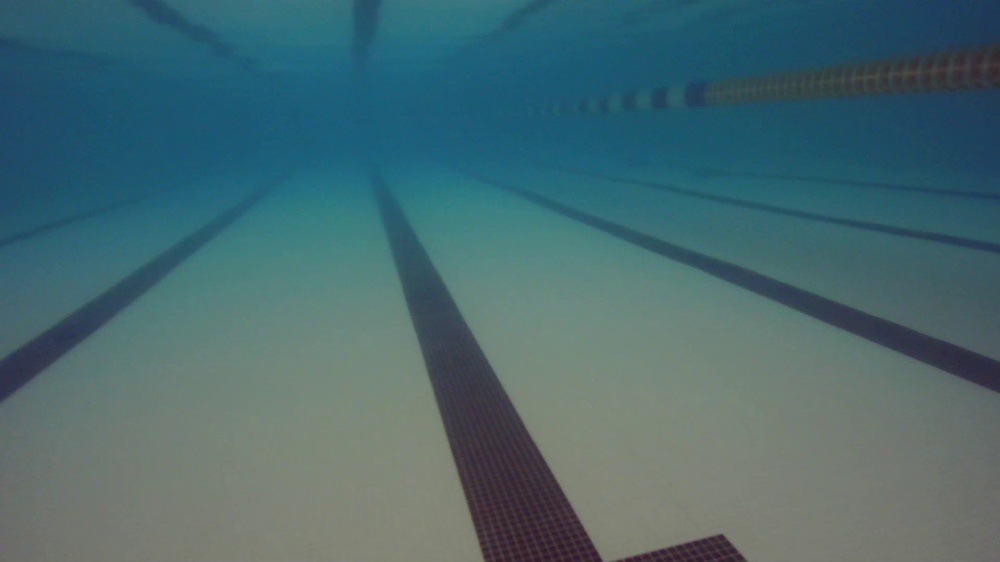
#> input picture rov_pool.jpg, 1000 x 562 px, shrunk from 1920 x 1080 before the run
$ jupyter execute --allow-errors test.ipynb
#> lines starting #> are read from the running program, lines starting #| are printed output that depends on the picture; after the words box and inside, x2 and y2 are one past the last pixel; in counts of white or black regions, pixels touching at a corner belong together; pictures that were not available may be replaced by others from this repository, and a replacement may not be noted
[cell 1]
import cv2
import numpy as np
import matplotlib.pyplot as plt
from dt_apriltags import Detector

[cell 2]
img = cv2.imread('rov_pool.jpg')
#> img is the input picture: shape (562, 1000, 3); mean B, G, R 110.9, 105.5, 72.6

[cell 3]
"""cv2.line(img, (0, 0), (100, 100), (255, 0, 0), 5)
cv2.rectangle(img, (0, 0), (100, 100), (0, 255, 0), 5)
cv2.circle(img, (50, 50), 50, (0, 0, 255), 5)

#POLYGON
pts = np.array([[10, 5], [20, 30], [70, 20], [50, 10]], np.int32)
pts = pts.reshape((-1, 1, 2))
cv2.polylines(img, [pts], True, (0, 255, 255), 5)

cv2.putText(img, 'Hello World!', (0, 130), cv2.FONT_HERSHEY_SIMPLEX, 1, (255, 255, 255), 2, cv2.LINE_AA)

plt.imshow(img)"""

[cell 4]
"""at_detector = Detector(families='tag36h11',
                       nthreads=1,
                       quad_decimate=1.0,
                       quad_sigma=0.0,
                       refine_edges=1,
                       decode_sharpening=0.25,
                       debug=0)
tags = at_detector.detect(img, estimate_tag_pose=False, camera_params=None, tag_size=None)
color_img = cv2.cvtColor(img, cv2.COLOR_GRAY2RGB)
for tag in tags:
    for idx in range(len(tag.corners)):
        cv2.line(color_img, tuple(tag.corners[idx - 1, :].astype(int)), tuple(tag.corners[idx, :].astype(int)), (0, 255, 0))

    cv2.putText(color_img, str(tag.tag_id),
                org=(tag.corners[0, 0].astype(int) + 10, tag.corners[0, 1].astype(int) + 10),
                fontFace=cv2.FONT_HERSHEY_SIMPLEX,
                fontScale=0.8,
                color=(0, 0, 255))
plt.imshow(img)"""

[cell 5]
def ret_gray(img):
    gray = cv2.cvtColor(img, cv2.COLOR_BGR2GRAY)
    plt.imshow(gray)
    return gray

[cell 6]
 # convert to grayscale
def ret_edges(gray, threshold1=60, threshold2=100, apertureSize=3):
    edges = cv2.Canny(gray, threshold1, threshold2, apertureSize=apertureSize) # detect edges
    plt.imshow(edges)
    return edges

[cell 7]
def ret_lines(edges, minLineLength=500, maxLineGap=20):
        lines = cv2.HoughLinesP(
                edges,
                1,
                np.pi/360,
                80,
                minLineLength=minLineLength,
                maxLineGap=maxLineGap,
        ) # detect lines
        return lines

[cell 8]
"""x1, y1, x2, y2 = lines[0][0]
slope = (y2-y1)/(x2-x1)
slopes.append(slope)
cv2.line(img, (x1, y1), (x2, y2), (0, 255, 0), 2)
cv2.putText(img, str(slope), (x1, y1), cv2.FONT_HERSHEY_SIMPLEX, 1, (255, 255, 255), cv2.LINE_4)"""

[cell 9]
def get_lines(img, lines):
    slopes = []
    y_intercepts = []
    newLines = []

    for i in range(len(lines)):
        x1, y1, x2, y2 = lines[i][0]

        slope = (y2-y1)/(x2-x1)
        slopes.append(slope)

        y_intercept = y1 - (x1*slope)
        y_intercepts.append(y_intercept)

        slopes.sort()
        y_intercepts.sort()
        closeto = False

        for j in range(1, len(slopes)):
            ratio = (slopes[j-1]/slope, (y_intercepts[j-1]/y_intercept))
            if ratio[0] > 0.95 and ratio[1] > 0.95:
                slopes.remove(slope)
                closeto = True
                break
        if not closeto:
            newLines.append(lines[i])
            #cv2.line(img, (x1, y1), (x2, y2), (0, 255, 0), 2)
            #cv2.putText(img, str(slope), (x1, y1), cv2.FONT_HERSHEY_SIMPLEX, 1, (255, 255, 255), cv2.LINE_4)
            closeto = False
    return  newLines

[cell 10]
def detect_lines(img, threshold1=50, threshold2=150, apertureSize=3, minLineLength=100, maxLineGap=10):
    gray = ret_gray(img)
    edges = ret_edges(gray, threshold1, threshold2, apertureSize)
    lines = ret_lines(edges, minLineLength, maxLineGap)
    lineList = get_lines(img, lines)
    return lineList

[cell 11]
def draw_lines(img, lines, color=(0, 255, 0)):
    for line in lines:
        x1, y1, x2, y2 = line[0]
        slope = (y2-y1)/(x2-x1)
        cv2.line(img, (x1, y1), (x2, y2), color, 2)
        cv2.putText(img, str(slope), (x1, y1), cv2.FONT_HERSHEY_SIMPLEX, 2, color, cv2.LINE_4)
    plt.imshow(img)
    return img

[cell 12]
def get_slopes_intercepts(lines):
    slopes = []
    x_intercepts = []
    for line in lines:
        x1, y1, x2, y2 = line[0]

        slope = (y2-y1)/(x2-x1)
        slopes.append(slope)

        x_intercept = -(y1 - (x1*slope))/slope
        x_intercepts.append(x_intercept)

    return slopes, x_intercepts

[cell 13]
def detect_lanes(lines):
    lanes = []
    slopes, x_intercepts = get_slopes_intercepts(lines)
    for i in range(1, len(slopes)):
        ratio = (slopes[i-1]/slopes[i], x_intercepts[i-1]/x_intercepts[i])
        if(ratio < (0.95, 0.95) and ratio > (0.8, 0.8)):
            lanes.append([slopes[i-1], slopes[i]])
    return lanes

[cell 14]
def draw_lanes(img, lanes):
    colors = [(255, 0, 0), (0, 255, 0), (0, 0, 255), (255, 255, 255), (0, 0, 0), (255, 255, 0), (0, 255, 255), (255, 0, 255)]
    count = 0
    for lane in lanes:
        x1a, y1a, x2a, y2a = lane[0][0]
        slope = (y2a-y1a)/(x2a-x1a)
        cv2.line(img, (x1a, y1a), (x2a, y2a), colors[count], 2)
        cv2.putText(img, str(slope), (x1a, y1a), cv2.FONT_HERSHEY_SIMPLEX, 1, colors[count], cv2.LINE_4)


        x1b, y1b, x2b, y2b = lane[0][1]
        slope = (y2b-y1b)/(x2b-x1b)
        cv2.line(img, (x1b, y1a), (x2b, y2b), colors[count], 2)
        cv2.putText(img, str(slope), (x1b, y1b), cv2.FONT_HERSHEY_SIMPLEX, 1, colors[count], cv2.LINE_4)
        count+=1
    plt.show()

[cell 15]
img = cv2.imread('lanes.png')
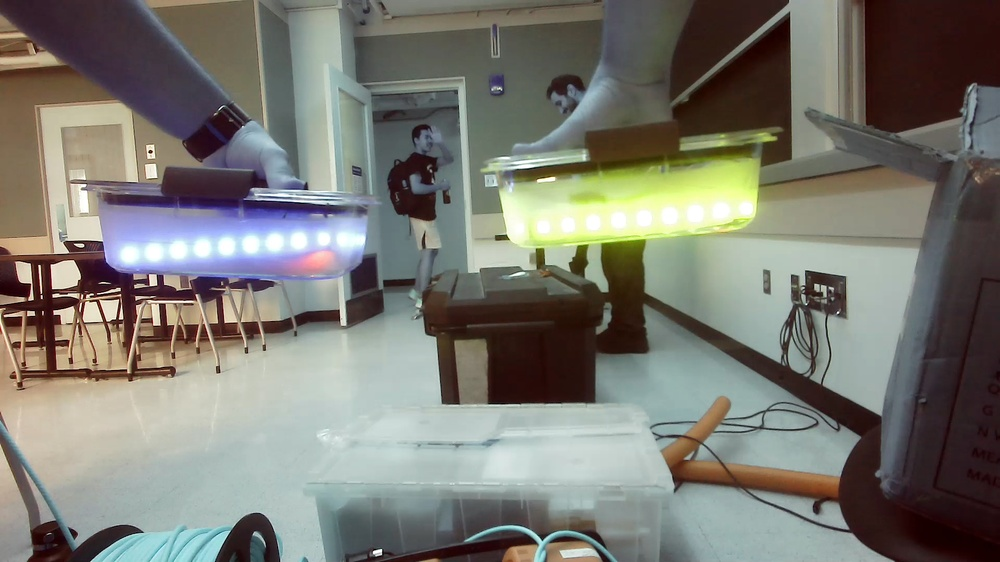
#> input picture image.jpg, 1000 x 562 px, shrunk from 1920 x 1080 before the run, given in place of lanes.png, which was not available
#> img is the input picture: shape (562, 1000, 3); mean B, G, R 113.5, 121.2, 122

lines = detect_lines(img, 30, 40, 3, 150, 10)
#> in ret_gray, `gray = cv2.cvtColor(img, cv2.COLOR_BGR2GRAY)`:
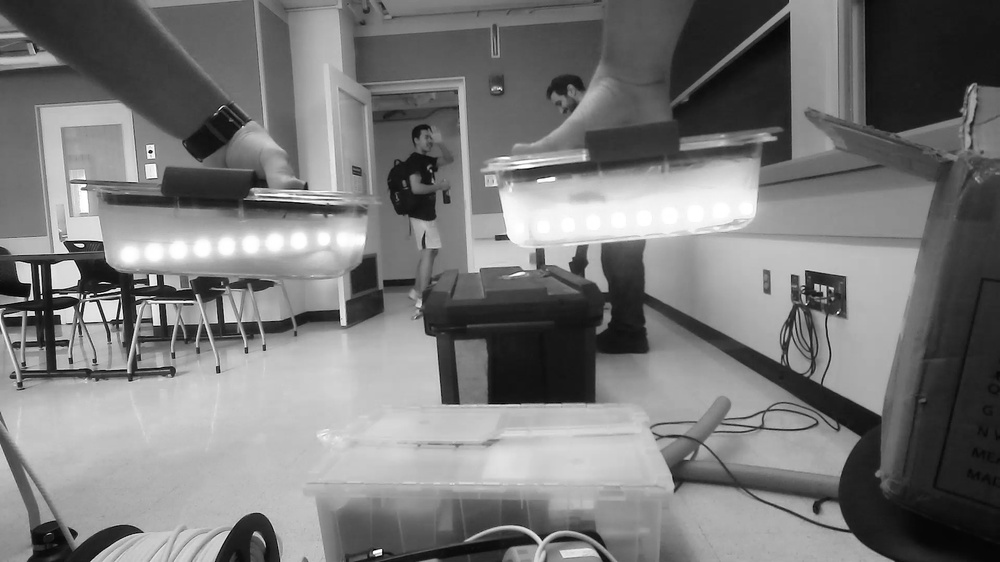
#> gray: shape (562, 1000); min 0, max 255, mean 120.6
#> in ret_edges, `edges = cv2.Canny(gray, threshold1, threshold2, apertureSize=apertureS..`:
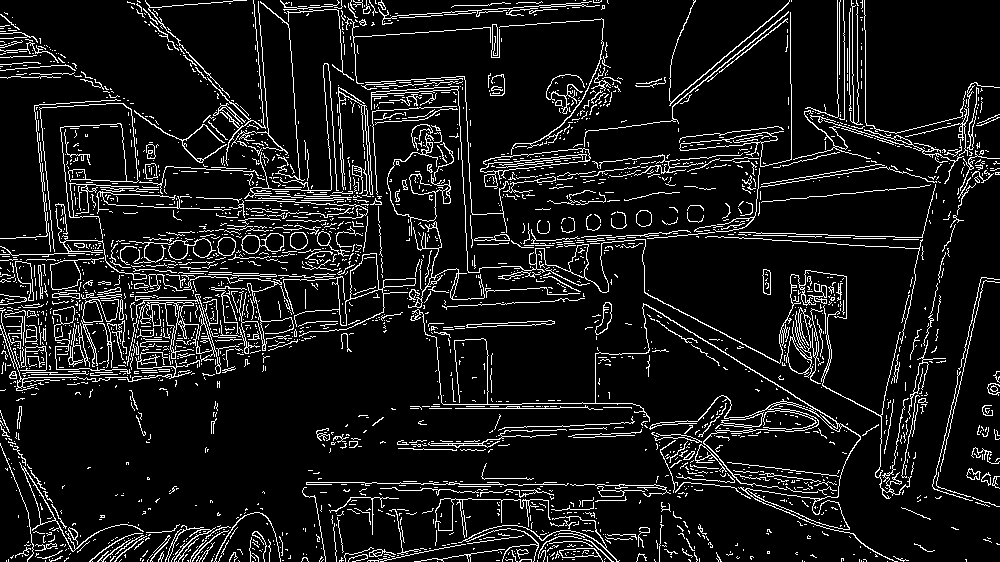
#> edges: shape (562, 1000); 9.6% white in thin lines or dots
#> in ret_lines, `lines = cv2.HoughLinesP( edges, 1, np.pi/360, 80, minLineLength=minLin..`: lines = 21 rows, first 6: [646, 304, 858, 434], [421, 484, 604, 484], [645, 293, 913, 433], [763, 239, 922, 249], [384, 17, 607, 1], [444, 30, 603, 19]
#> the loop in get_lines, `for i in range(len(lines)):` made 21 passes
#> (x1, y1, x2, y2, slope, y_intercept) on passes 1 to 12: (646, 304, 858, 434, 0.613, -92.13), (421, 484, 604, 484, 0, 484), (645, 293, 913, 433, 0.522, -43.94), (763, 239, 922, 249, 0.0629, 191), (384, 17, 607, 1, -0.0717, 44.55), (444, 30, 603, 19, -0.0692, 60.72), (17, 384, 261, 325, -0.242, 388.1), (728, 205, 907, 187, -0.101, 278.2), (61, 328, 251, 290, -0.2, 340.2), (1, 315, 182, 272, -0.238, 315.2), (661, 454, 840, 476, 0.123, 372.8), (73, 328, 265, 289, -0.203, 342.8)
#> after the loop in get_lines, `for i in range(len(lines)):`: newLines = 18 items, first 6: [[646, 304, 858, 434]], [[421, 484, 604, 484]], [[763, 239, 922, 249]], [[384, 17, 607, 1]], [[444, 30, 603, 19]], [[17, 384, 261, 325]]; slopes = [-4.33, -4.27, -4.15, -0.242, -0.238, -0.203, -0.2, -0.101, -0.0717, -0.0692, -0.0333, 0, 0.0629, 0.52, 0.613, 0.613, 14.31, 16.18]; y_intercepts = [-7297.9, -4103.3, -92.13, -91.1, -43.94, -43.17, 44.28, 44.55, 60.72, 191, 278.2, 315.2, 340.2, 342.8, 372.8, 388.1, 444.5, 484, 4067, 4461.3, 4534.3]
#> in detect_lines, `lineList = get_lines(img, lines)`: lineList has the same summary as newLines in get_lines
#> lines has the same summary as newLines in get_lines
print(lines)
#> (printed output is left out)
draw_lines(img, lines)
#> the loop in draw_lines, `for line in lines:` made 18 passes
#> (x1, y1, x2, y2, slope) on passes 1 to 12: (646, 304, 858, 434, 0.613), (421, 484, 604, 484, 0), (763, 239, 922, 249, 0.0629), (384, 17, 607, 1, -0.0717), (444, 30, 603, 19, -0.0692), (17, 384, 261, 325, -0.242), (728, 205, 907, 187, -0.101), (61, 328, 251, 290, -0.2), (1, 315, 182, 272, -0.238), (73, 328, 265, 289, -0.203), (287, 3, 300, 189, 14.31), (932, 486, 981, 277, -4.27)
#> after the loop in draw_lines, `for line in lines:`:
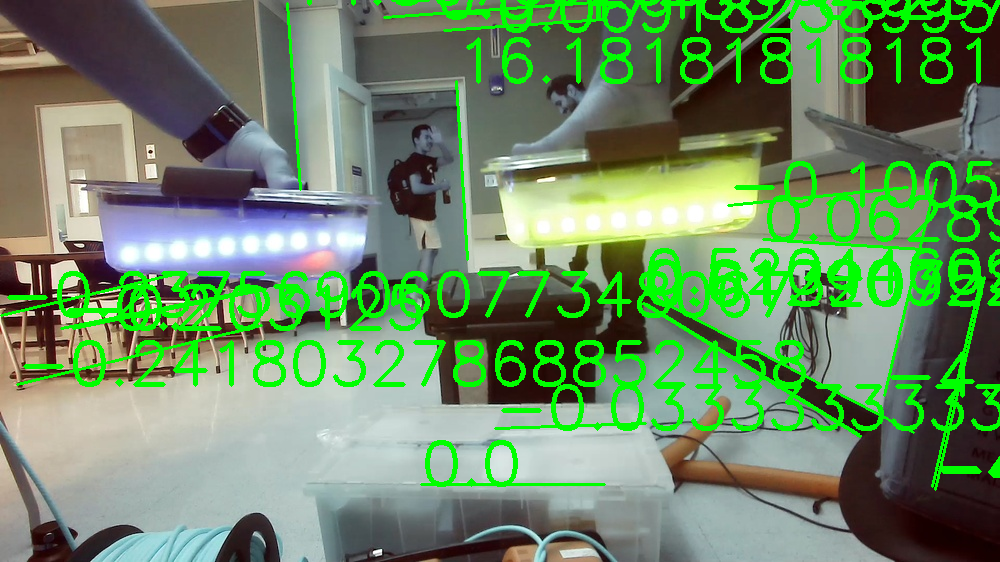
#> img: shape (562, 1000, 3); 12.22% of pixels changed, all inside (x1, y1, x2, y2) = (0, 0, 1000, 491)
plt.show()
#> figure, not shown here; B, G, R data is drawn as R, G, B
img2 = cv2.imread('lanes.png')
lanes = detect_lanes(lines)
#> the loop in get_slopes_intercepts, `for line in lines:` made 18 passes
#> (x1, y1, x2, y2, slope, x_intercept) on passes 1 to 12: (646, 304, 858, 434, 0.613, 150.2), (421, 484, 604, 484, 0, -inf), (763, 239, 922, 249, 0.0629, -3037.1), (384, 17, 607, 1, -0.0717, 620.9), (444, 30, 603, 19, -0.0692, 877.6), (17, 384, 261, 325, -0.242, 1605.1), (728, 205, 907, 187, -0.101, 2766.6), (61, 328, 251, 290, -0.2, 1701), (1, 315, 182, 272, -0.238, 1326.9), (73, 328, 265, 289, -0.203, 1687.8), (287, 3, 300, 189, 14.31, 286.8), (932, 486, 981, 277, -4.27, 1045.9)
#> after the loop in get_slopes_intercepts, `for line in lines:`: slopes = [0.613, 0, 0.0629, -0.0717, -0.0692, -0.242, -0.101, -0.2, -0.238, -0.203, 14.31, -4.27, 0.52, -0.0333, -4.15, 16.18, -4.33, 0.613]; x_intercepts = [150.2, -inf, -3037.1, 620.9, 877.6, 1605.1, 2766.6, 1701, 1326.9, 1687.8, 286.8, 1045.9, 82.94, 13335, 979.1, 451, 1048, 148.6]
#> the loop in detect_lanes, `for i in range(1, len(slopes)):` made 17 passes
#> ratio on passes 1 to 12: (inf, 0), (0, inf), (-0.877, -4.89), (1.04, 0.708), (0.286, 0.547), (2.4, 0.58), (0.503, 1.63), (0.842, 1.28), (1.17, 0.786), (-0.0142, 5.89), (-3.35, 0.274), (-8.2, 12.61)
#> after the loop in detect_lanes, `for i in range(1, len(slopes)):`: lanes = [[-0.2, -0.238]]
#> lanes = [[-0.2, -0.238]]
#> the loop in draw_lanes, `for lane in lanes:` made 1 pass
#> after the loop in draw_lanes, `for lane in lanes:`: count = 0
#> (the rest of this cell did not finish here and is left out)
